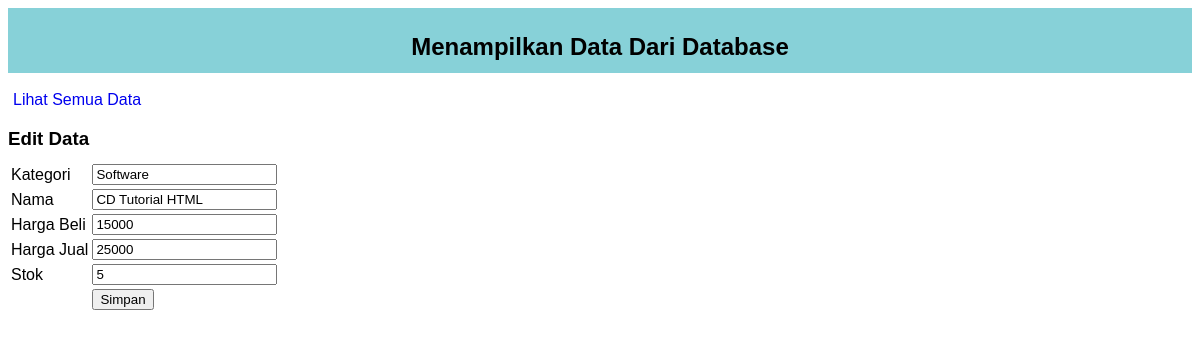
The app's page /barang/edit.php?id=1 with its own data.
### tables this page shows
CREATE TABLE `barang` (
  `id` int(10) NOT NULL,
  `kategori` varchar(20) NOT NULL,
  `nama` varchar(50) NOT NULL,
  `hrg_beli` bigint(20) NOT NULL,
  `hrg_jual` bigint(20) NOT NULL,
  `stok` int(4) NOT NULL
);

### barang/edit.php (the view, shortened to what this page needs)
<!DOCTYPE html>
<html>
    <head>
        <link rel="stylesheet" type="text/css" href="style.css">
    </head>
    <body>
        <div class="judul">
            <h2>Menampilkan Data Dari Database</h2>
        </div>
        <br/>
        <a href="index.php">Lihat Semua Data</a>
        <br/>
        <h3>Edit Data</h3>
        <?php
        $id = $_GET['id'];
        $brg = mysql_query("SELECT * FROM barang WHERE id='$id'")or die(mysql_error());
        while($data = mysql_fetch_array($brg)){
        ?>
        <form action="update.php" method="post">
            <table>
                <tr>
                    <td>Kategori</td>
                    <td>
                        <input type="text" name="kategori" value="<?php echo $data['kategori'] ?>">
                    </td>
                </tr>
                <tr>
                    <td>Nama</td>
                    <td>
                        <input type="text" name="nama" value="<?php echo $data['nama'] ?>">
                    </td>
                </tr>
                <tr>
                    <td>Harga Beli</td>
                    <td><input type="text" name="beli" value="<?php echo $data['hrg_beli'] ?>"></td>
                </tr>
                <tr>
                    <td>Harga Jual</td>
                    <td><input type="text" name="jual" value="<?php echo $data['hrg_jual'] ?>"></td>
                </tr>
                <tr>
                    <td>Stok</td>
                    <td><input type="text" name="stok" value="<?php echo $data['stok'] ?>"></td>
                </tr>
                <tr>
                    <td></td>
                    <td><input type="submit" value="Simpan"></td>
                </tr>
            </table>
        </form>
        <?php } ?>
    </body>
</html>

### barang/style.css (style rules this page uses)
body { font-family: 'Arial'; color: #000; }
.judul { background: #87D1D8; padding: 5px; text-align: center; }
.judul h1,h2,h3 { height: 15px; }
a { padding: 5px; text-decoration: none; }

### records on screen
barang: kategori "Software", nama "CD Tutorial HTML", beli "15000", jual "25000", stok "5"
